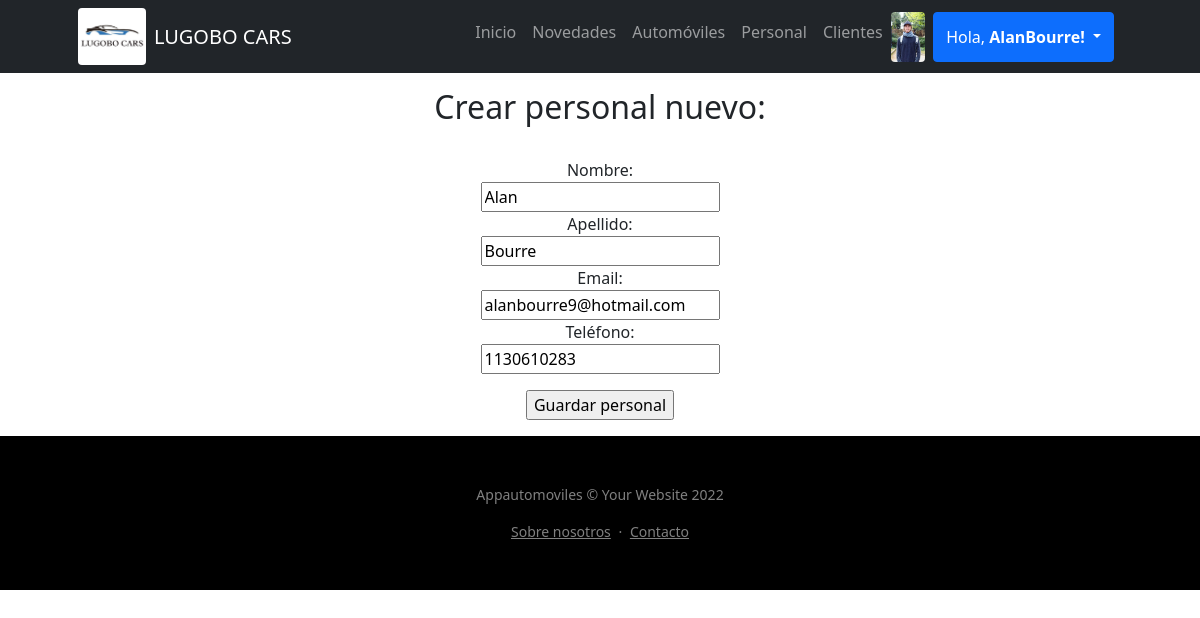
/Appautomoviles/editar_personal/1 (signed in), run on the app's committed database.
### Appautomoviles/models.py (models this page shows)
class Avatar(models.Model):
    usuario = models.OneToOneField(User, on_delete=models.CASCADE)
    imagen = models.ImageField(upload_to="avatar/", blank=True, null=True)
    class Meta:
        verbose_name_plural = "Avatares"

class Personal(models.Model):
    nombre = models.CharField("Nombre", max_length=30)
    apellido = models.CharField("Apellido", max_length=30)
    email = models.EmailField(blank=True, null=True)
    telefono = models.CharField("Teléfono", max_length=15) #AGREGADO
    class Meta:
        verbose_name_plural = "Personal"

### Appautomoviles/views.py (the view, shortened to what this page needs)
# urls.py: path("editar_personal/<persona_id>", views.editar_personal, name="editar_personal"),
@staff_member_required
def editar_personal(request, persona_id):
    personal = Personal.objects.get(id=persona_id)
    formulario = FormPersonal(initial= {"nombre": personal.nombre, "apellido": personal.apellido, "email": personal.email, "telefono": personal.telefono})
    contexto = {"form": formulario}
    return render(request, "Appautomoviles/formulario_personal.html", contexto)

### Appautomoviles/forms.py
class FormPersonal(ModelForm):
    class Meta():
        model = Personal
        fields = ("nombre", "apellido", "email", "telefono")

### Appautomoviles/templates/Appautomoviles/formulario_personal.html (shortened to what this page needs)
{% extends "Appautomoviles/base.html" %}
{% load static %}
{% block contenidoPagina %}
<br><br><br>
<b><h2 class="text-center mt-3">Crear personal nuevo:</h2></b>
<br>
<form method="post">
    <form>
        <div class="mb-3 d-flex flex-column align-items-center">
            {{ form }}
            <input type="submit" class="mt-3" value="Guardar personal">
        </div>
    </form>
</form>
{% endblock %}

### Appautomoviles/templates/Appautomoviles/base.html (shortened to what this page needs)
{% load static %}
<!DOCTYPE html>
<html lang="es">
    <head>
        <link href="https://cdn.jsdelivr.net/npm/bootstrap-icons@1.4.1/font/bootstrap-icons.css" rel="stylesheet" />
        <link href="{% static 'css/styles.css' %}" rel="stylesheet" />
    </head>
    <body>
        <nav class="navbar navbar-expand-lg navbar-dark bg-dark fixed-top">
            <div class="container px-5">
                <img src="{% static 'assets/Publicación de Facebook 940x788 px (1).jpg' %}" class="rounded float-start" alt="..." style="height: 57px;">
                <a class="navbar-brand px-2" href="{% url 'index' %}">LUGOBO CARS</a>
                <div class="collapse navbar-collapse" id="navbarResponsive">
                    <ul class="navbar-nav ms-auto">
                        <li class="nav-item"><a class="nav-link" href="{% url 'index' %}">Inicio</a></li>
                        <li class="nav-item"><a class="nav-link" href="{% url 'novedades' %}">Novedades</a></li>
                        <li class="nav-item"><a class="nav-link" href="{% url 'automovil' %}">Automóviles</a></li>
                        <li class="nav-item"><a class="nav-link" href="{% url 'personal' %}">Personal</a></li>
                        {% if user.is_authenticated %}
                            {% if user.is_staff %}
                            <li class="nav-item"><a class="nav-link" href="{% url 'cliente' %}">Clientes</a></li>
                            {% endif %}
                        {% endif %}
                        {% if user.is_authenticated %}
                            {% if user.avatar.imagen.url %}
                                <img class="rounded" src="{{ user.avatar.imagen.url }}" alt="" srcset="" style="height: 50px;">
                            {% else %}
                                <i class="bi bi-person-circle text-light my-2"></i>
                            {% endif %}
                            <div class="btn-group">
                                <button type="button" class="btn btn-primary dropdown-toggle mx-2" data-bs-toggle="dropdown" aria-expanded="false">
                                    Hola, <b>{{ user.username }}!</b>
                                </button>
                            </div>
                        {% else %}
                            <li class="nav-item"><a class="btn btn-primary mx-2" href="{% url 'login' %}">Iniciar Sesión</a></li>
                            <li class="nav-item"><a class="btn btn-outline-primary" href="{% url 'register' %}">Registrarse</a></li>
                        {% endif %}
                    </ul>
                </div>
            </div>
        </nav>
        {% block contenidoPagina %}
        {% endblock %}
        <footer class="bg-black text-center py-5">
            <div class="container px-5">
                <div class="text-white-50 small">
                    <div class="mb-2">Appautomoviles &copy; Your Website 2022</p></div>
                    <a href="{% url 'about' %}" class="text-reset">Sobre nosotros</a>
                    <span class="mx-1">&middot;</span>
                    <a href="{% url 'contacto' %}" class="text-reset">Contacto</a>
                </div>
            </div>
        </footer>
    </body>
</html>

### data on the page
Personal: nombre "Alan", apellido "Bourre", email "alanbourre9@hotmail.com", telefono "1130610283"

### other printed values
{{ user.username }} "AlanBourre"
